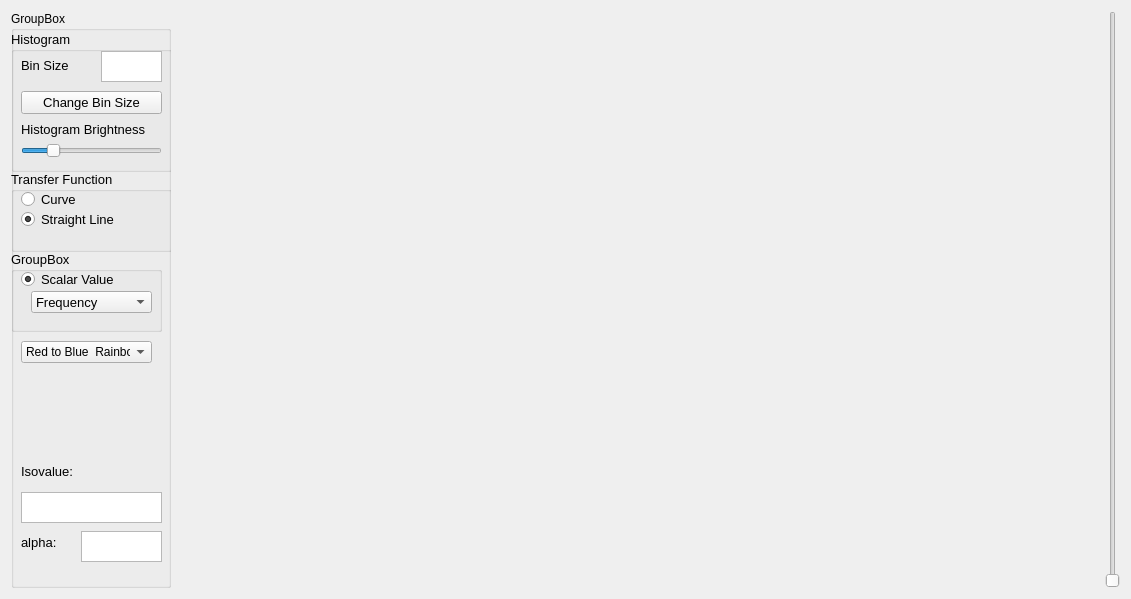
<?xml version="1.0" encoding="UTF-8"?>
<ui version="4.0">
 <class>Transfer_Func1D</class>
 <widget class="QWidget" name="Transfer_Func1D">
  <property name="geometry">
   <rect>
    <x>0</x>
    <y>0</y>
    <width>1131</width>
    <height>599</height>
   </rect>
  </property>
  <property name="sizePolicy">
   <sizepolicy hsizetype="Expanding" vsizetype="Expanding">
    <horstretch>0</horstretch>
    <verstretch>0</verstretch>
   </sizepolicy>
  </property>
  <property name="windowTitle">
   <string>1D Transfer Function</string>
  </property>
  <layout class="QGridLayout" name="gridLayout_2">
   <item row="0" column="2">
    <widget class="QSlider" name="hist_scale_verticalSlider">
     <property name="minimum">
      <number>1</number>
     </property>
     <property name="maximum">
      <number>100</number>
     </property>
     <property name="value">
      <number>1</number>
     </property>
     <property name="orientation">
      <enum>Qt::Vertical</enum>
     </property>
    </widget>
   </item>
   <item row="0" column="0">
    <widget class="QGroupBox" name="groupBox">
     <property name="sizePolicy">
      <sizepolicy hsizetype="Ignored" vsizetype="Expanding">
       <horstretch>0</horstretch>
       <verstretch>0</verstretch>
      </sizepolicy>
     </property>
     <property name="maximumSize">
      <size>
       <width>160</width>
       <height>16777215</height>
      </size>
     </property>
     <property name="title">
      <string>GroupBox</string>
     </property>
     <widget class="QGroupBox" name="hist_groupBox">
      <property name="geometry">
       <rect>
        <x>0</x>
        <y>20</y>
        <width>161</width>
        <height>141</height>
       </rect>
      </property>
      <property name="font">
       <font>
        <pointsize>10</pointsize>
       </font>
      </property>
      <property name="title">
       <string>Histogram</string>
      </property>
      <widget class="QPushButton" name="Binsize_pushButton">
       <property name="geometry">
        <rect>
         <x>10</x>
         <y>60</y>
         <width>141</width>
         <height>23</height>
        </rect>
       </property>
       <property name="text">
        <string>Change Bin Size</string>
       </property>
      </widget>
      <widget class="QLabel" name="label">
       <property name="geometry">
        <rect>
         <x>10</x>
         <y>24</y>
         <width>51</width>
         <height>21</height>
        </rect>
       </property>
       <property name="font">
        <font>
         <pointsize>10</pointsize>
        </font>
       </property>
       <property name="text">
        <string>Bin Size</string>
       </property>
      </widget>
      <widget class="QTextEdit" name="binsize_textEdit">
       <property name="geometry">
        <rect>
         <x>90</x>
         <y>20</y>
         <width>61</width>
         <height>31</height>
        </rect>
       </property>
       <property name="font">
        <font>
         <pointsize>12</pointsize>
        </font>
       </property>
       <property name="layoutDirection">
        <enum>Qt::LeftToRight</enum>
       </property>
      </widget>
      <widget class="QLabel" name="hist_label">
       <property name="geometry">
        <rect>
         <x>10</x>
         <y>90</y>
         <width>141</width>
         <height>16</height>
        </rect>
       </property>
       <property name="text">
        <string>Histogram Brightness</string>
       </property>
      </widget>
      <widget class="QSlider" name="hist_brightness_horizontalSlider">
       <property name="geometry">
        <rect>
         <x>10</x>
         <y>110</y>
         <width>141</width>
         <height>20</height>
        </rect>
       </property>
       <property name="maximum">
        <number>100</number>
       </property>
       <property name="value">
        <number>20</number>
       </property>
       <property name="orientation">
        <enum>Qt::Horizontal</enum>
       </property>
      </widget>
     </widget>
     <widget class="QGroupBox" name="TransferFunc_groupBox">
      <property name="geometry">
       <rect>
        <x>0</x>
        <y>160</y>
        <width>161</width>
        <height>81</height>
       </rect>
      </property>
      <property name="font">
       <font>
        <pointsize>10</pointsize>
       </font>
      </property>
      <property name="title">
       <string>Transfer Function</string>
      </property>
      <widget class="QRadioButton" name="Curve_radioButton">
       <property name="geometry">
        <rect>
         <x>10</x>
         <y>20</y>
         <width>91</width>
         <height>17</height>
        </rect>
       </property>
       <property name="text">
        <string>Curve</string>
       </property>
       <property name="checked">
        <bool>false</bool>
       </property>
      </widget>
      <widget class="QRadioButton" name="StraightLine_radioButton">
       <property name="geometry">
        <rect>
         <x>10</x>
         <y>40</y>
         <width>121</width>
         <height>17</height>
        </rect>
       </property>
       <property name="text">
        <string>Straight Line</string>
       </property>
       <property name="checked">
        <bool>true</bool>
       </property>
      </widget>
     </widget>
     <widget class="QLabel" name="alpha_label">
      <property name="geometry">
       <rect>
        <x>10</x>
        <y>521</y>
        <width>51</width>
        <height>21</height>
       </rect>
      </property>
      <property name="font">
       <font>
        <pointsize>10</pointsize>
       </font>
      </property>
      <property name="text">
       <string>alpha:</string>
      </property>
     </widget>
     <widget class="QTextEdit" name="show_alpha_textEdit">
      <property name="geometry">
       <rect>
        <x>70</x>
        <y>520</y>
        <width>81</width>
        <height>31</height>
       </rect>
      </property>
      <property name="font">
       <font>
        <pointsize>10</pointsize>
       </font>
      </property>
     </widget>
     <widget class="QLabel" name="isovalue_label">
      <property name="geometry">
       <rect>
        <x>10</x>
        <y>450</y>
        <width>71</width>
        <height>21</height>
       </rect>
      </property>
      <property name="font">
       <font>
        <pointsize>10</pointsize>
       </font>
      </property>
      <property name="text">
       <string>Isovalue:</string>
      </property>
     </widget>
     <widget class="QTextEdit" name="show_iso_textEdit">
      <property name="geometry">
       <rect>
        <x>10</x>
        <y>481</y>
        <width>141</width>
        <height>31</height>
       </rect>
      </property>
      <property name="font">
       <font>
        <pointsize>10</pointsize>
       </font>
      </property>
     </widget>
     <widget class="QGroupBox" name="groupBox_2">
      <property name="geometry">
       <rect>
        <x>0</x>
        <y>240</y>
        <width>151</width>
        <height>81</height>
       </rect>
      </property>
      <property name="font">
       <font>
        <pointsize>10</pointsize>
       </font>
      </property>
      <property name="title">
       <string>GroupBox</string>
      </property>
      <widget class="QRadioButton" name="ScalarV_radioButton">
       <property name="geometry">
        <rect>
         <x>10</x>
         <y>20</y>
         <width>111</width>
         <height>17</height>
        </rect>
       </property>
       <property name="text">
        <string>Scalar Value</string>
       </property>
       <property name="checked">
        <bool>true</bool>
       </property>
      </widget>
      <widget class="QComboBox" name="ScalarV_comboBox">
       <property name="geometry">
        <rect>
         <x>20</x>
         <y>40</y>
         <width>121</width>
         <height>22</height>
        </rect>
       </property>
       <item>
        <property name="text">
         <string>Frequency</string>
        </property>
       </item>
       <item>
        <property name="text">
         <string>Moment 2</string>
        </property>
       </item>
       <item>
        <property name="text">
         <string>Moment 3</string>
        </property>
       </item>
       <item>
        <property name="text">
         <string>Moment 4</string>
        </property>
       </item>
       <item>
        <property name="text">
         <string>Skewness</string>
        </property>
       </item>
       <item>
        <property name="text">
         <string>Kurtosis</string>
        </property>
       </item>
      </widget>
     </widget>
     <widget class="QComboBox" name="comboBox">
      <property name="geometry">
       <rect>
        <x>10</x>
        <y>330</y>
        <width>131</width>
        <height>22</height>
       </rect>
      </property>
      <item>
       <property name="text">
        <string>Red to Blue  Rainbow</string>
       </property>
      </item>
      <item>
       <property name="text">
        <string>Blue to Red  Rainbow</string>
       </property>
      </item>
      <item>
       <property name="text">
        <string>Rainbow Blended White</string>
       </property>
      </item>
     </widget>
    </widget>
   </item>
   <item row="0" column="1">
    <layout class="QVBoxLayout" name="verticalLayout">
     <item>
      <widget class="GLWidget_TranFunc" name="tranfunc_widget" native="true"/>
     </item>
     <item>
      <widget class="QWidget" name="widget_2" native="true">
       <property name="minimumSize">
        <size>
         <width>0</width>
         <height>0</height>
        </size>
       </property>
       <property name="maximumSize">
        <size>
         <width>16777215</width>
         <height>40</height>
        </size>
       </property>
      </widget>
     </item>
    </layout>
   </item>
  </layout>
 </widget>
 <customwidgets>
  <customwidget>
   <class>GLWidget_TranFunc</class>
   <extends>QWidget</extends>
   <header>glwidget_tranfunc.h</header>
   <container>1</container>
  </customwidget>
 </customwidgets>
 <resources/>
 <connections/>
</ui>
